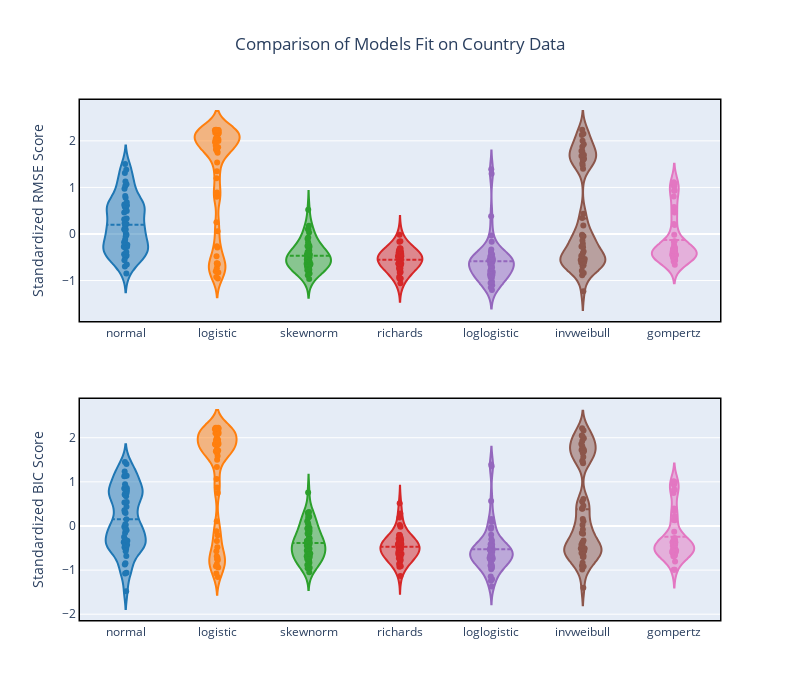

Here is the notebook cell this chart was saved with:
### Code cell
fig = make_subplots(rows=2, cols=1)
rmse = compare_models(global_info,'rmse')
bic = compare_models(global_info,'bic')
label = '%{customdata}: %{y:.2f}<extra></extra>'

for i,m in enumerate(rmse.columns):
    fig.add_trace(go.Violin(y=rmse[m], name=m, box_visible=False, meanline_visible=True, bandwidth=0.2,
                            hoveron='points', customdata = rmse.index.values,hovertemplate=label,
                            points='all',jitter=0.1,pointpos=0,line_color=cols[i]),row=1,col=1)
    
    fig.add_trace(go.Violin(y=bic[m],name=m,box_visible=False,meanline_visible=True, bandwidth=0.2,
                            hoveron='points', customdata = rmse.index.values,hovertemplate=label,
                            points='all',jitter=0.1,pointpos=0,line_color=cols[i]),row=2,col=1)
    

fig.update_layout(width=800,height=700,title_text="Comparison of Models Fit on Country Data",title_x=0.5,showlegend=False)
fig.update_xaxes(showline=True, linewidth=1.5, linecolor='black', mirror=True)
fig.update_yaxes(showline=True, linewidth=1.5, linecolor='black', mirror=True)
fig.update_yaxes(title="Standardized RMSE Score",row=1,col=1)
fig.update_yaxes(title="Standardized BIC Score",row=2,col=1)
fig.show()

### Figure 1 — Plotly figure (JSON) as saved in the notebook; plotly's stock layout.template omitted (floating-point values rounded to 4 significant figures)
{"data": [{"bandwidth": 0.2, "box": {"visible": false}, "customdata": ["Singapore", "Saudi Arabia", "Qatar", "Russia", "United States", "Japan", "France", "Spain", "Italy", "United Kingdom", "Germany", "Turkey", "Iran", "Brazil", "China", "Canada", "Belgium", "India", "Netherlands", "Ireland", "Switzerland", "Mexico", "Peru", "Sweden", "Portugal", "Pakistan", "Ukraine", "Indonesia", "Austria", "Israel", "Ecuador", "Chile", "Poland", "Romania", "Korea, South", "United Arab Emirates", "Serbia", "Belarus", "Denmark", "Egypt", "Dominican Republic", "Norway", "Czechia", "Philippines", "Australia", "Malaysia", "Panama", "Colombia", "Finland", "Luxembourg"], "hoveron": "points", "hovertemplate": "%{customdata}: %{y:.2f}<extra></extra>", "jitter": 0.1, "line": {"color": "rgb(31, 119, 180)"}, "meanline": {"visible": true}, "name": "normal", "pointpos": 0, "points": "all", "type": "violin", "xaxis": "x", "y": [-0.4683, -0.4409, -0.4331, -0.5613, 0.521, 0.1042, -0.4412, 1.029, 0.9723, -0.1908, 0.5767, 0.2292, -0.434, 0.007049, 0.06982, 0.6142, 0.599, -0.2747, 0.6842, 0.1034, 1.129, -0.05586, 0.1785, -0.7005, 0.7773, 0.3142, -0.3844, -0.2402, 1.502, 1.066, -0.8504, 0.6141, 0.2164, 0.2221, 1.312, -0.1781, -0.6537, 0.3328, -0.2913, -0.4975, 0.4959, -0.2726, 0.6178, 0.8166, 0.4624, 0.6341, -0.2304, -0.1158, -0.01614, 1.381], "yaxis": "y"}, {"bandwidth": 0.2, "box": {"visible": false}, "customdata": ["Singapore", "Saudi Arabia", "Qatar", "Russia", "United States", "Japan", "France", "Spain", "Italy", "United Kingdom", "Germany", "Turkey", "Iran", "Brazil", "China", "Canada", "Belgium", "India", "Netherlands", "Ireland", "Switzerland", "Mexico", "Peru", "Sweden", "Portugal", "Pakistan", "Ukraine", "Indonesia", "Austria", "Israel", "Ecuador", "Chile", "Poland", "Romania", "Korea, South", "United Arab Emirates", "Serbia", "Belarus", "Denmark", "Egypt", "Dominican Republic", "Norway", "Czechia", "Philippines", "Australia", "Malaysia", "Panama", "Colombia", "Finland", "Luxembourg"], "hoveron": "points", "hovertemplate": "%{customdata}: %{y:.2f}<extra></extra>", "jitter": 0.1, "line": {"color": "rgb(31, 119, 180)"}, "meanline": {"visible": true}, "name": "normal", "pointpos": 0, "points": "all", "type": "violin", "xaxis": "x2", "y": [-0.4942, -0.4802, -0.5198, -0.5707, 0.7127, 0.04019, -1.078, 1.135, 1.125, -0.1595, 0.7014, 0.4354, -0.4812, -0.05345, 0.0211, 0.7479, 0.7608, -0.4393, 0.8921, -0.09646, 1.234, -0.06898, 0.1529, -0.8424, 0.9475, 0.2941, -1.06, -0.4257, 1.451, 1.155, -1.481, 0.8565, 0.3132, 0.354, 1.137, -0.2476, -0.871, -0.0181, -0.3669, -0.682, 0.5456, -0.3047, 0.675, 0.8467, 0.5315, 0.7991, -0.3378, -0.3376, -0.1056, 1.405], "yaxis": "y2"}, {"bandwidth": 0.2, "box": {"visible": false}, "customdata": ["Singapore", "Saudi Arabia", "Qatar", "Russia", "United States", "Japan", "France", "Spain", "Italy", "United Kingdom", "Germany", "Turkey", "Iran", "Brazil", "China", "Canada", "Belgium", "India", "Netherlands", "Ireland", "Switzerland", "Mexico", "Peru", "Sweden", "Portugal", "Pakistan", "Ukraine", "Indonesia", "Austria", "Israel", "Ecuador", "Chile", "Poland", "Romania", "Korea, South", "United Arab Emirates", "Serbia", "Belarus", "Denmark", "Egypt", "Dominican Republic", "Norway", "Czechia", "Philippines", "Australia", "Malaysia", "Panama", "Colombia", "Finland", "Luxembourg"], "hoveron": "points", "hovertemplate": "%{customdata}: %{y:.2f}<extra></extra>", "jitter": 0.1, "line": {"color": "rgb(255, 127, 14)"}, "meanline": {"visible": true}, "name": "logistic", "pointpos": 0, "points": "all", "type": "violin", "xaxis": "x", "y": [-0.8251, -0.6446, -0.4766, -0.6318, 1.835, -0.8021, 2.239, 1.817, 1.842, 2.169, 1.87, 2.181, -0.6291, 2.227, -0.2625, 2.014, 2.042, 2.236, 1.999, -0.9252, 1.746, 2.236, -0.956, 0.82, 1.968, 2.053, 2.144, 2.233, 1.345, 1.778, 0.8021, 2.035, 2.174, 2.185, 1.198, -0.6509, 0.05946, 2.144, -0.7378, 0.2547, 1.865, 0.8892, 1.796, 1.895, -0.2887, 2.04, 2.228, 2.216, 2.225, 1.536], "yaxis": "y"}, {"bandwidth": 0.2, "box": {"visible": false}, "customdata": ["Singapore", "Saudi Arabia", "Qatar", "Russia", "United States", "Japan", "France", "Spain", "Italy", "United Kingdom", "Germany", "Turkey", "Iran", "Brazil", "China", "Canada", "Belgium", "India", "Netherlands", "Ireland", "Switzerland", "Mexico", "Peru", "Sweden", "Portugal", "Pakistan", "Ukraine", "Indonesia", "Austria", "Israel", "Ecuador", "Chile", "Poland", "Romania", "Korea, South", "United Arab Emirates", "Serbia", "Belarus", "Denmark", "Egypt", "Dominican Republic", "Norway", "Czechia", "Philippines", "Australia", "Malaysia", "Panama", "Colombia", "Finland", "Luxembourg"], "hoveron": "points", "hovertemplate": "%{customdata}: %{y:.2f}<extra></extra>", "jitter": 0.1, "line": {"color": "rgb(255, 127, 14)"}, "meanline": {"visible": true}, "name": "logistic", "pointpos": 0, "points": "all", "type": "violin", "xaxis": "x2", "y": [-0.9153, -0.7533, -0.5706, -0.6846, 1.584, -0.9407, 1.912, 1.736, 1.703, 2.094, 1.691, 2.104, -0.7205, 2.225, -0.3404, 1.919, 1.946, 2.208, 1.852, -1.157, 1.652, 2.227, -1.076, 0.7462, 1.867, 2.008, 1.841, 2.213, 1.334, 1.698, -0.4807, 1.882, 2.13, 2.138, 1.066, -0.7689, -0.1195, 2.143, -0.8691, 0.104, 1.708, 0.8703, 1.672, 1.853, -0.2116, 1.954, 2.208, 2.192, 2.217, 1.499], "yaxis": "y2"}, {"bandwidth": 0.2, "box": {"visible": false}, "customdata": ["Singapore", "Saudi Arabia", "Qatar", "Russia", "United States", "Japan", "France", "Spain", "Italy", "United Kingdom", "Germany", "Turkey", "Iran", "Brazil", "China", "Canada", "Belgium", "India", "Netherlands", "Ireland", "Switzerland", "Mexico", "Peru", "Sweden", "Portugal", "Pakistan", "Ukraine", "Indonesia", "Austria", "Israel", "Ecuador", "Chile", "Poland", "Romania", "Korea, South", "United Arab Emirates", "Serbia", "Belarus", "Denmark", "Egypt", "Dominican Republic", "Norway", "Czechia", "Philippines", "Australia", "Malaysia", "Panama", "Colombia", "Finland", "Luxembourg"], "hoveron": "points", "hovertemplate": "%{customdata}: %{y:.2f}<extra></extra>", "jitter": 0.1, "line": {"color": "rgb(44, 160, 44)"}, "meanline": {"visible": true}, "name": "skewnorm", "pointpos": 0, "points": "all", "type": "violin", "xaxis": "x", "y": [-0.4849, -0.4803, -0.4446, -0.5613, 0.521, 0.1042, -0.4412, -0.7024, -0.7813, -0.6384, -0.7643, -0.3856, -0.434, -0.2795, -0.232, -0.5461, -0.7541, -0.6, -0.7661, 0.1034, -0.6799, -0.254, 0.1785, -0.7005, -0.6419, -0.07743, -0.3844, -0.2562, -0.5939, -0.7532, -0.8504, -0.5877, -0.6642, -0.5428, -0.1045, -0.1781, -0.6537, -0.6287, -0.2913, -0.4975, 0.03229, -0.8848, -0.7727, -0.9679, -0.4146, -0.5229, -0.4663, -0.5525, -0.3559, -0.6473], "yaxis": "y"}, {"bandwidth": 0.2, "box": {"visible": false}, "customdata": ["Singapore", "Saudi Arabia", "Qatar", "Russia", "United States", "Japan", "France", "Spain", "Italy", "United Kingdom", "Germany", "Turkey", "Iran", "Brazil", "China", "Canada", "Belgium", "India", "Netherlands", "Ireland", "Switzerland", "Mexico", "Peru", "Sweden", "Portugal", "Pakistan", "Ukraine", "Indonesia", "Austria", "Israel", "Ecuador", "Chile", "Poland", "Romania", "Korea, South", "United Arab Emirates", "Serbia", "Belarus", "Denmark", "Egypt", "Dominican Republic", "Norway", "Czechia", "Philippines", "Australia", "Malaysia", "Panama", "Colombia", "Finland", "Luxembourg"], "hoveron": "points", "hovertemplate": "%{customdata}: %{y:.2f}<extra></extra>", "jitter": 0.1, "line": {"color": "rgb(44, 160, 44)"}, "meanline": {"visible": true}, "name": "skewnorm", "pointpos": 0, "points": "all", "type": "violin", "xaxis": "x2", "y": [-0.3872, -0.4315, -0.3649, -0.5154, 0.76, 0.2467, -0.05608, -0.7633, -0.9612, -0.7038, -0.8113, -0.3334, -0.3532, -0.1839, -0.1139, -0.5342, -0.8765, -0.5468, -0.9452, 0.3, -0.7468, -0.1649, 0.3148, -0.6217, -0.6969, 0.06103, 0.02445, -0.1213, -0.557, -0.832, 0.2107, -0.6307, -0.7342, -0.5715, 0.1072, -0.04719, -0.5028, -0.4369, -0.1717, -0.3498, 0.1871, -0.8836, -0.784, -1.052, -0.2773, -0.516, -0.4102, -0.4464, -0.2672, -0.6886], "yaxis": "y2"}, {"bandwidth": 0.2, "box": {"visible": false}, "customdata": ["Singapore", "Saudi Arabia", "Qatar", "Russia", "United States", "Japan", "France", "Spain", "Italy", "United Kingdom", "Germany", "Turkey", "Iran", "Brazil", "China", "Canada", "Belgium", "India", "Netherlands", "Ireland", "Switzerland", "Mexico", "Peru", "Sweden", "Portugal", "Pakistan", "Ukraine", "Indonesia", "Austria", "Israel", "Ecuador", "Chile", "Poland", "Romania", "Korea, South", "United Arab Emirates", "Serbia", "Belarus", "Denmark", "Egypt", "Dominican Republic", "Norway", "Czechia", "Philippines", "Australia", "Malaysia", "Panama", "Colombia", "Finland", "Luxembourg"], "hoveron": "points", "hovertemplate": "%{customdata}: %{y:.2f}<extra></extra>", "jitter": 0.1, "line": {"color": "rgb(214, 39, 40)"}, "meanline": {"visible": true}, "name": "richards", "pointpos": 0, "points": "all", "type": "violin", "xaxis": "x", "y": [-0.8217, -0.6373, -0.4766, -0.6349, -0.6581, -0.8021, -0.376, -0.5277, -0.4567, -0.6394, -0.7938, -0.5031, -0.636, -0.4435, -0.5725, -0.3078, -0.4616, -0.5607, -0.4074, -0.9252, -0.5916, -0.4352, -0.956, -0.7084, -0.4942, -0.3115, -0.1642, -0.351, -0.736, -0.4289, -0.3519, -0.3805, -0.5242, -0.5264, -0.01376, -0.9577, -0.6372, -0.4461, -0.7378, -0.6353, -0.1534, -0.7685, -0.8308, -0.3724, -1.057, -0.5693, -0.4741, -0.5172, -0.4825, -0.486], "yaxis": "y"}, {"bandwidth": 0.2, "box": {"visible": false}, "customdata": ["Singapore", "Saudi Arabia", "Qatar", "Russia", "United States", "Japan", "France", "Spain", "Italy", "United Kingdom", "Germany", "Turkey", "Iran", "Brazil", "China", "Canada", "Belgium", "India", "Netherlands", "Ireland", "Switzerland", "Mexico", "Peru", "Sweden", "Portugal", "Pakistan", "Ukraine", "Indonesia", "Austria", "Israel", "Ecuador", "Chile", "Poland", "Romania", "Korea, South", "United Arab Emirates", "Serbia", "Belarus", "Denmark", "Egypt", "Dominican Republic", "Norway", "Czechia", "Philippines", "Australia", "Malaysia", "Panama", "Colombia", "Finland", "Luxembourg"], "hoveron": "points", "hovertemplate": "%{customdata}: %{y:.2f}<extra></extra>", "jitter": 0.1, "line": {"color": "rgb(214, 39, 40)"}, "meanline": {"visible": true}, "name": "richards", "pointpos": 0, "points": "all", "type": "violin", "xaxis": "x2", "y": [-0.7852, -0.6431, -0.4023, -0.6345, -0.6373, -0.7342, 0.01927, -0.496, -0.3671, -0.7053, -0.858, -0.5268, -0.6013, -0.3868, -0.5009, -0.2071, -0.4214, -0.4987, -0.3178, -0.7602, -0.5912, -0.3993, -0.9139, -0.6308, -0.4623, -0.2134, 0.2849, -0.2341, -0.7638, -0.3505, 0.514, -0.2754, -0.5287, -0.5466, 0.1945, -0.9256, -0.485, -0.2037, -0.6739, -0.4989, -0.01634, -0.7385, -0.8634, -0.2901, -1.135, -0.5865, -0.4199, -0.4038, -0.4227, -0.393], "yaxis": "y2"}, {"bandwidth": 0.2, "box": {"visible": false}, "customdata": ["Singapore", "Saudi Arabia", "Qatar", "Russia", "United States", "Japan", "France", "Spain", "Italy", "United Kingdom", "Germany", "Turkey", "Iran", "Brazil", "China", "Canada", "Belgium", "India", "Netherlands", "Ireland", "Switzerland", "Mexico", "Peru", "Sweden", "Portugal", "Pakistan", "Ukraine", "Indonesia", "Austria", "Israel", "Ecuador", "Chile", "Poland", "Romania", "Korea, South", "United Arab Emirates", "Serbia", "Belarus", "Denmark", "Egypt", "Dominican Republic", "Norway", "Czechia", "Philippines", "Australia", "Malaysia", "Panama", "Colombia", "Finland", "Luxembourg"], "hoveron": "points", "hovertemplate": "%{customdata}: %{y:.2f}<extra></extra>", "jitter": 0.1, "line": {"color": "rgb(148, 103, 189)"}, "meanline": {"visible": true}, "name": "loglogistic", "pointpos": 0, "points": "all", "type": "violin", "xaxis": "x", "y": [1.392, 0.3788, -0.03402, 1.295, -0.7205, -0.8013, -0.5657, -0.5494, -0.5093, -0.5455, -0.8178, -0.604, -0.6709, -0.5229, -0.9199, -0.676, -0.406, -0.1684, -0.4835, -0.9252, -0.556, -0.5293, -0.956, -0.8689, -0.5253, -1.053, -1.026, -0.7482, -0.8773, -0.5636, -0.9343, -0.608, -0.4422, -0.4371, -1.147, -0.7904, -0.8287, -0.335, -0.7378, -1.042, -1.201, -0.8895, -0.8848, -0.3822, -1.103, -0.5375, -0.6118, -0.581, -0.6194, -0.6431], "yaxis": "y"}, {"bandwidth": 0.2, "box": {"visible": false}, "customdata": ["Singapore", "Saudi Arabia", "Qatar", "Russia", "United States", "Japan", "France", "Spain", "Italy", "United Kingdom", "Germany", "Turkey", "Iran", "Brazil", "China", "Canada", "Belgium", "India", "Netherlands", "Ireland", "Switzerland", "Mexico", "Peru", "Sweden", "Portugal", "Pakistan", "Ukraine", "Indonesia", "Austria", "Israel", "Ecuador", "Chile", "Poland", "Romania", "Korea, South", "United Arab Emirates", "Serbia", "Belarus", "Denmark", "Egypt", "Dominican Republic", "Norway", "Czechia", "Philippines", "Australia", "Malaysia", "Panama", "Colombia", "Finland", "Luxembourg"], "hoveron": "points", "hovertemplate": "%{customdata}: %{y:.2f}<extra></extra>", "jitter": 0.1, "line": {"color": "rgb(148, 103, 189)"}, "meanline": {"visible": true}, "name": "loglogistic", "pointpos": 0, "points": "all", "type": "violin", "xaxis": "x2", "y": [1.394, 0.5636, 0.09827, 1.354, -0.7495, -0.7332, -0.2005, -0.5281, -0.4527, -0.5623, -0.8966, -0.7046, -0.6453, -0.4869, -0.9168, -0.7256, -0.3416, -0.02915, -0.4378, -0.7602, -0.5313, -0.5245, -0.9139, -0.8164, -0.5101, -1.147, -0.7429, -0.7173, -0.9836, -0.5415, 0.1596, -0.6689, -0.4128, -0.4132, -1.244, -0.7289, -0.6931, -0.06267, -0.6739, -0.9488, -1.374, -0.8895, -0.9386, -0.3021, -1.205, -0.5379, -0.593, -0.4808, -0.5935, -0.6803], "yaxis": "y2"}, {"bandwidth": 0.2, "box": {"visible": false}, "customdata": ["Singapore", "Saudi Arabia", "Qatar", "Russia", "United States", "Japan", "France", "Spain", "Italy", "United Kingdom", "Germany", "Turkey", "Iran", "Brazil", "China", "Canada", "Belgium", "India", "Netherlands", "Ireland", "Switzerland", "Mexico", "Peru", "Sweden", "Portugal", "Pakistan", "Ukraine", "Indonesia", "Austria", "Israel", "Ecuador", "Chile", "Poland", "Romania", "Korea, South", "United Arab Emirates", "Serbia", "Belarus", "Denmark", "Egypt", "Dominican Republic", "Norway", "Czechia", "Philippines", "Australia", "Malaysia", "Panama", "Colombia", "Finland", "Luxembourg"], "hoveron": "points", "hovertemplate": "%{customdata}: %{y:.2f}<extra></extra>", "jitter": 0.1, "line": {"color": "rgb(140, 86, 75)"}, "meanline": {"visible": true}, "name": "invweibull", "pointpos": 0, "points": "all", "type": "violin", "xaxis": "x", "y": [1.477, 2.126, 2.24, 1.617, -0.8399, 2.003, -0.04908, -0.5381, -0.6103, 0.1821, 0.3432, -0.4138, 1.872, -0.5417, 2.155, -0.7899, -0.558, -0.2097, -0.6186, 1.52, -0.4552, -0.5195, 1.401, 1.696, -0.5894, -0.6141, -0.01896, -0.2866, -0.1423, -0.6697, 1.606, -0.6918, -0.27, -0.3779, -1.231, 1.674, 1.785, -0.6211, 1.778, 1.926, -0.8852, 1.71, 0.437, -0.617, 1.596, -0.4749, -0.0394, -0.04359, -0.2687, -0.6546], "yaxis": "y"}, {"bandwidth": 0.2, "box": {"visible": false}, "customdata": ["Singapore", "Saudi Arabia", "Qatar", "Russia", "United States", "Japan", "France", "Spain", "Italy", "United Kingdom", "Germany", "Turkey", "Iran", "Brazil", "China", "Canada", "Belgium", "India", "Netherlands", "Ireland", "Switzerland", "Mexico", "Peru", "Sweden", "Portugal", "Pakistan", "Ukraine", "Indonesia", "Austria", "Israel", "Ecuador", "Chile", "Poland", "Romania", "Korea, South", "United Arab Emirates", "Serbia", "Belarus", "Denmark", "Egypt", "Dominican Republic", "Norway", "Czechia", "Philippines", "Australia", "Malaysia", "Panama", "Colombia", "Finland", "Luxembourg"], "hoveron": "points", "hovertemplate": "%{customdata}: %{y:.2f}<extra></extra>", "jitter": 0.1, "line": {"color": "rgb(140, 86, 75)"}, "meanline": {"visible": true}, "name": "invweibull", "pointpos": 0, "points": "all", "type": "violin", "xaxis": "x2", "y": [1.461, 2.048, 2.212, 1.563, -0.9846, 1.99, 0.3951, -0.5113, -0.6273, 0.3925, 0.5526, -0.3785, 1.86, -0.5107, 2.164, -0.9022, -0.5645, -0.07769, -0.6669, 1.654, -0.37, -0.5113, 1.422, 1.768, -0.6113, -0.5822, 0.4559, -0.1573, 0.02284, -0.7006, 1.692, -0.8336, -0.1789, -0.3274, -1.398, 1.722, 1.923, -0.4273, 1.811, 2.034, -0.9203, 1.728, 0.6093, -0.593, 1.478, -0.4446, 0.1049, 0.1579, -0.1615, -0.7032], "yaxis": "y2"}, {"bandwidth": 0.2, "box": {"visible": false}, "customdata": ["Singapore", "Saudi Arabia", "Qatar", "Russia", "United States", "Japan", "France", "Spain", "Italy", "United Kingdom", "Germany", "Turkey", "Iran", "Brazil", "China", "Canada", "Belgium", "India", "Netherlands", "Ireland", "Switzerland", "Mexico", "Peru", "Sweden", "Portugal", "Pakistan", "Ukraine", "Indonesia", "Austria", "Israel", "Ecuador", "Chile", "Poland", "Romania", "Korea, South", "United Arab Emirates", "Serbia", "Belarus", "Denmark", "Egypt", "Dominican Republic", "Norway", "Czechia", "Philippines", "Australia", "Malaysia", "Panama", "Colombia", "Finland", "Luxembourg"], "hoveron": "points", "hovertemplate": "%{customdata}: %{y:.2f}<extra></extra>", "jitter": 0.1, "line": {"color": "rgb(227, 119, 194)"}, "meanline": {"visible": true}, "name": "gompertz", "pointpos": 0, "points": "all", "type": "violin", "xaxis": "x", "y": [-0.2685, -0.3015, -0.3754, -0.5233, -0.6583, 0.1942, -0.3658, -0.5278, -0.4571, -0.3367, -0.4137, -0.5036, 0.9321, -0.4463, -0.2375, -0.3079, -0.4616, -0.4225, -0.4075, 1.049, -0.5917, -0.4417, 1.11, 0.4626, -0.4942, -0.3117, -0.1666, -0.3512, -0.4983, -0.4289, 0.5792, -0.3806, -0.4904, -0.5225, -0.01399, 1.082, 0.9291, -0.4461, 1.018, 0.4912, -0.1535, 0.2163, -0.3625, -0.3725, 0.805, -0.5694, -0.4061, -0.4057, -0.4827, -0.486], "yaxis": "y"}, {"bandwidth": 0.2, "box": {"visible": false}, "customdata": ["Singapore", "Saudi Arabia", "Qatar", "Russia", "United States", "Japan", "France", "Spain", "Italy", "United Kingdom", "Germany", "Turkey", "Iran", "Brazil", "China", "Canada", "Belgium", "India", "Netherlands", "Ireland", "Switzerland", "Mexico", "Peru", "Sweden", "Portugal", "Pakistan", "Ukraine", "Indonesia", "Austria", "Israel", "Ecuador", "Chile", "Poland", "Romania", "Korea, South", "United Arab Emirates", "Serbia", "Belarus", "Denmark", "Egypt", "Dominican Republic", "Norway", "Czechia", "Philippines", "Australia", "Malaysia", "Panama", "Colombia", "Finland", "Luxembourg"], "hoveron": "points", "hovertemplate": "%{customdata}: %{y:.2f}<extra></extra>", "jitter": 0.1, "line": {"color": "rgb(227, 119, 194)"}, "meanline": {"visible": true}, "name": "gompertz", "pointpos": 0, "points": "all", "type": "violin", "xaxis": "x2", "y": [-0.2728, -0.3032, -0.4529, -0.5116, -0.6849, 0.1316, -0.9912, -0.5726, -0.4199, -0.3556, -0.3793, -0.5961, 0.941, -0.6035, -0.3127, -0.298, -0.5029, -0.6159, -0.3768, 0.8195, -0.6476, -0.5582, 1.014, 0.3975, -0.5335, -0.4205, -0.8028, -0.5577, -0.5035, -0.4285, -0.6148, -0.3298, -0.5882, -0.6332, 0.1372, 0.9965, 0.7481, -0.9942, 0.9443, 0.3419, -0.1296, 0.2183, -0.3701, -0.4629, 0.8199, -0.6681, -0.5517, -0.681, -0.6667, -0.4389], "yaxis": "y2"}], "layout": {"height": 700, "showlegend": false, "title": {"text": "Comparison of Models Fit on Country Data", "x": 0.5}, "width": 800, "xaxis": {"anchor": "y", "domain": [0, 1], "linecolor": "black", "linewidth": 1.5, "mirror": true, "showline": true}, "xaxis2": {"anchor": "y2", "domain": [0, 1], "linecolor": "black", "linewidth": 1.5, "mirror": true, "showline": true}, "yaxis": {"anchor": "x", "domain": [0.575, 1], "linecolor": "black", "linewidth": 1.5, "mirror": true, "showline": true, "title": {"text": "Standardized RMSE Score"}}, "yaxis2": {"anchor": "x2", "domain": [0, 0.425], "linecolor": "black", "linewidth": 1.5, "mirror": true, "showline": true, "title": {"text": "Standardized BIC Score"}}}}
